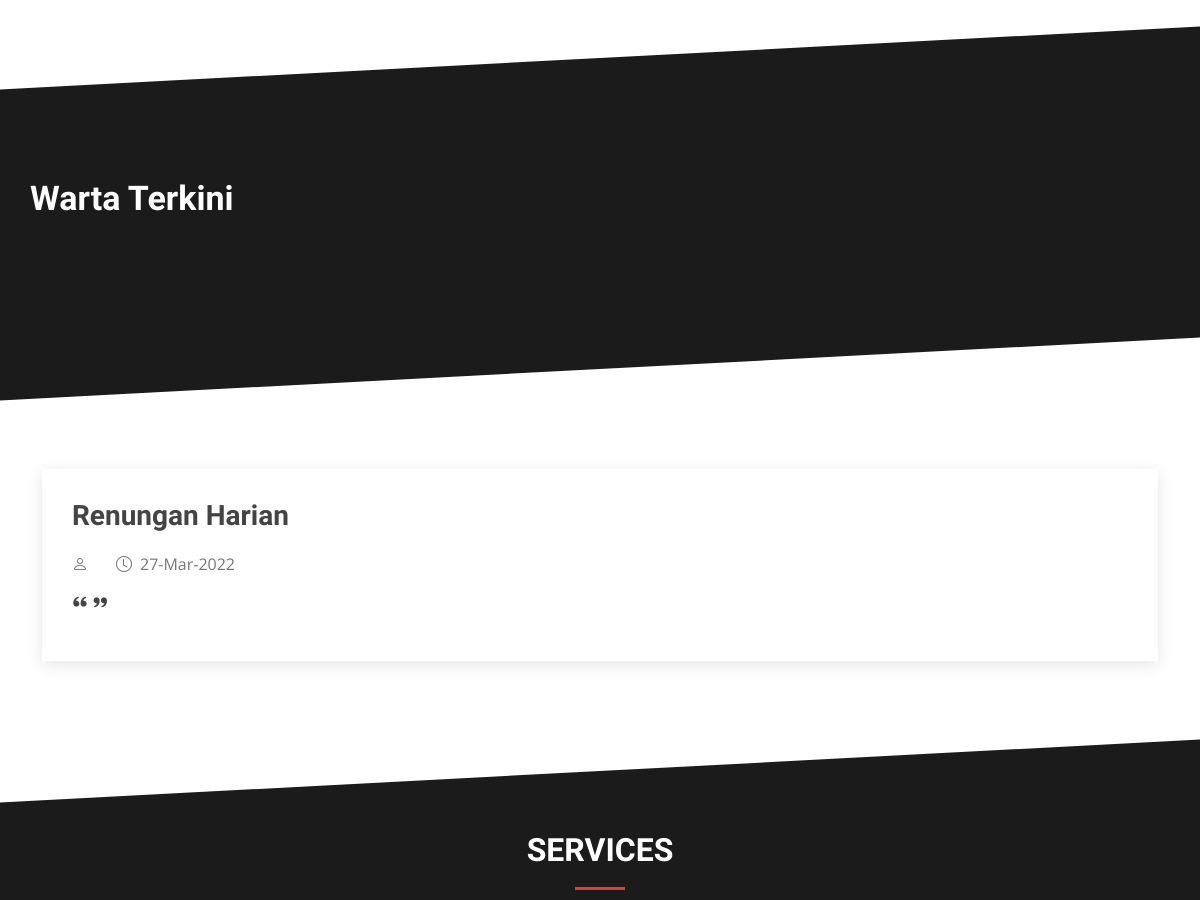
/ (middle part), run on an earlier commit of the app's database.
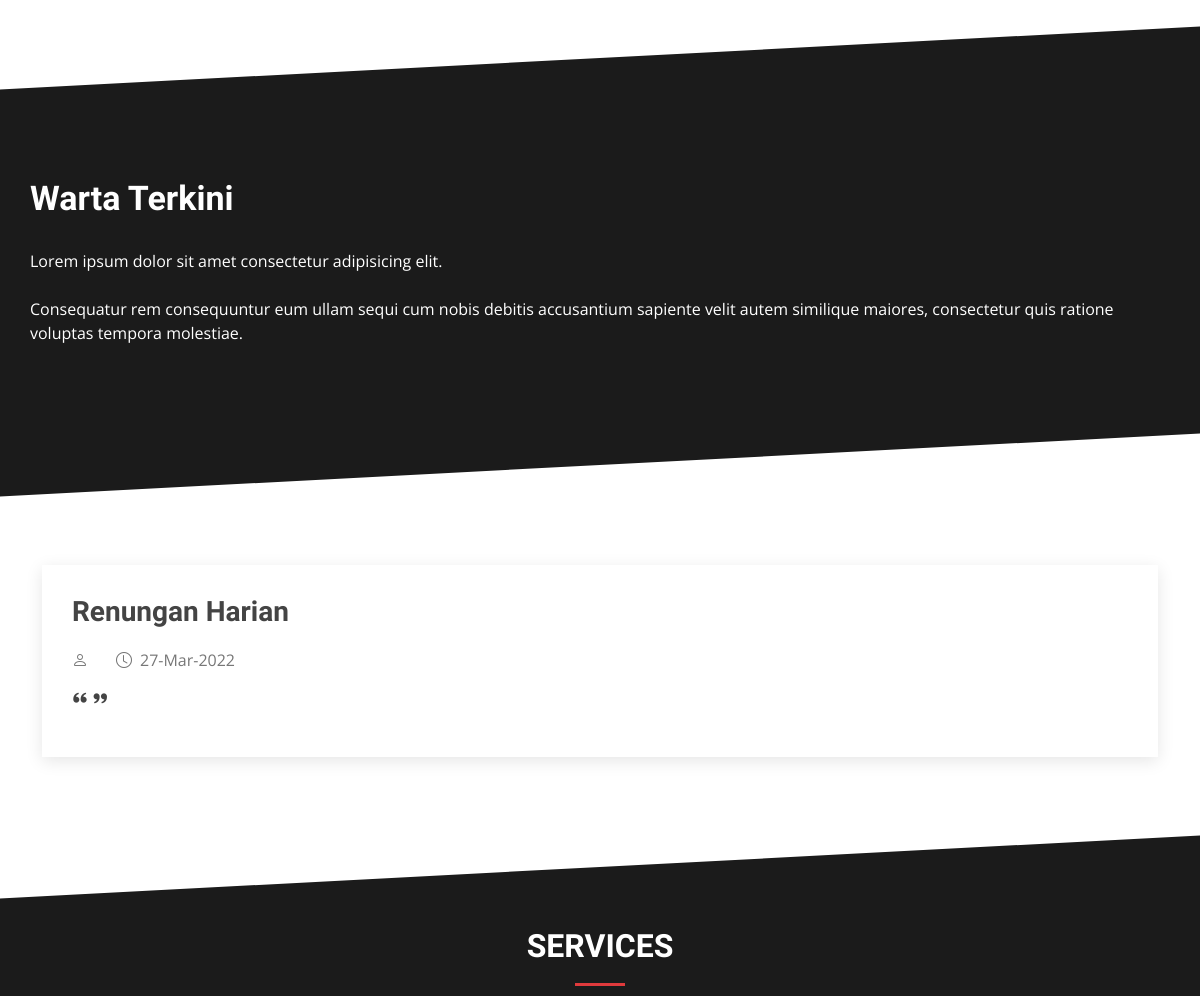
And on a later commit of the database.
### tables this page shows
CREATE TABLE `warta_terkini` (
  `id` int(11) NOT NULL,
  `PesanWartaTerkini` text NOT NULL,
  `UpdateBy` varchar(255) NOT NULL,
  `UpdateDate` datetime NOT NULL
);

### application/controllers/Home.php (called while the page is built, shortened)
<?php
class Home extends CI_Controller {
	public function __construct() {
		$this->load->model('userpage_model');
	}
	public function index()
	{
		$data = array(
			'title' => 'Beranda',
			'content' => 'user_home',
			'active_uri' => 'home',
			'wartaterkini' => $this->userpage_model->detailWartaTerkini(1),
			'renunganHarian' => $this->userpage_model->getRenunganUser()
		);
		$this->load->view('user-layout/wrappers.php', $data, FALSE);
	}
}

### index.php (called while the page is built, shortened)
<?php
require_once BASEPATH.'core/CodeIgniter.php';

### application/models/userpage_model.php (called while the page is built, shortened)
<?php
class userpage_model extends CI_Model
{
  function detailWartaTerkini($id)
  {
    $sql = "SELECT * FROM warta_terkini where id = $id";
    return $this->db->query($sql)->row();
  }
}

### application/views/user_home.php (the view, shortened to what this page needs)
<main id="main">
<section id="wartaterkini" class="about section-bg">
		<div class="container" data-aos="fade-up">
			<div class="row no-gutters">
				<div class="content col-xl-12 d-flex align-items-stretch">
					<div class="content">
						<h3>Warta Terkini</h3>
						<?= nl2br($wartaterkini->PesanWartaTerkini) ?>
					</div>
				</div>
			</div>
		</div>
	</section>
	<section id="blog" class="blog">
		<div class="container" data-aos="fade-up">
			<div class="row">
				<div class="col-lg-12 entries">
					<article class="entry entry-single">
						<h2 class="entry-title">
							Renungan Harian
						</h2>
						<div class="entry-meta">
							<?php
							$date = new DateTime($renunganHarian->UpdateDate);
							$dateformat = $date->format('d-M-Y');
						?>
							<ul>
								<li class="d-flex align-items-center"><i class="bi bi-person"></i> <?=$renunganHarian->Name?></li>
								<li class="d-flex align-items-center"><i class="bi bi-clock"></i> <?=$dateformat?></li>
							</ul>
						</div>
						<div class="entry-content">
							<div class="testimonial-wrap">
								<div class="testimonial-item">
									<p>
										<i class="bx bxs-quote-alt-left quote-icon-left"></i>
										<i class="bx bxs-quote-alt-right quote-icon-right"></i>
									</p>
								</div>
							</div>
						</div>
					</article>
				</div>
			</div>
		</div>
	</section>
	<section id="services" class="services section-bg ">
		<div class="container" data-aos="fade-up">
			<div class="section-title">
				<h2>Services</h2>
			</div>
		</div>
	</section>
</main>

What changed in the data, as far as the page shows it:
added warta_terkini: PesanWartaTerkini "Lorem ipsum dolor sit amet consectetur adipisicing elit. Consequatur rem consequuntur eum ullam sequi cum nobis debitis accusantium sapiente velit autem similique maiores, consectetur quis ratione voluptas tempora molestiae."
